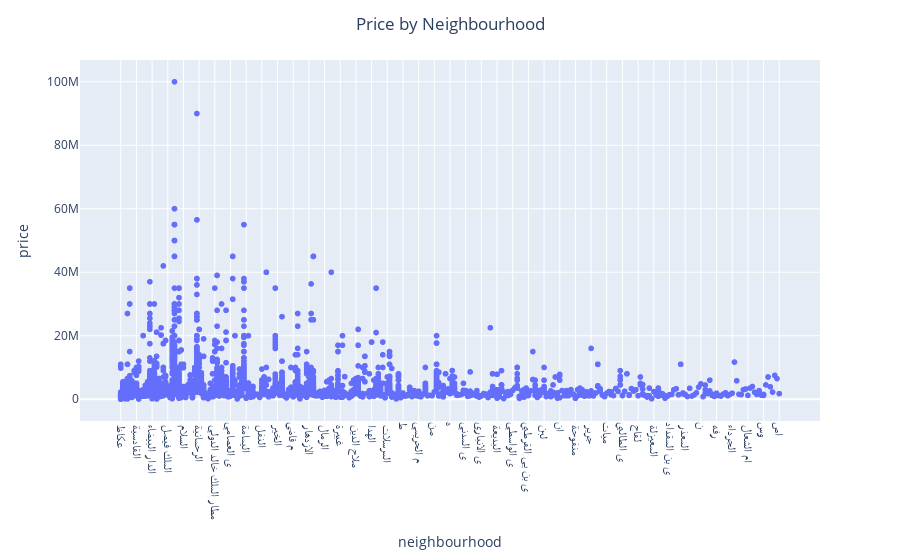

Notebook source saved alongside this figure:
### Code cell
fig = px.scatter(RYD, x='neighbourhood', y='price')
fig.update_layout(title_text='Price by Neighbourhood', title_x=0.5)
fig.update_xaxes(tickangle=90)
fig.show()

### Figure 1 — Plotly figure (JSON) as saved in the notebook; plotly's stock layout.template omitted (floating-point values rounded to 4 significant figures; data arrays with more than 128 entries replaced by an {"elided": "..."} marker saying what was removed)
{"data": [{"hovertemplate": "neighbourhood=%{x}<br>price=%{y}<extra></extra>", "legendgroup": "", "marker": {"color": "#636efa", "symbol": "circle"}, "mode": "markers", "name": "", "showlegend": false, "type": "scattergl", "x": {"elided": "46824 str values"}, "xaxis": "x", "y": {"elided": "46824 int values"}, "yaxis": "y"}], "layout": {"legend": {"tracegroupgap": 0}, "margin": {"t": 60}, "title": {"text": "Price by Neighbourhood", "x": 0.5}, "xaxis": {"anchor": "y", "domain": [0, 1], "tickangle": 90, "title": {"text": "neighbourhood"}}, "yaxis": {"anchor": "x", "domain": [0, 1], "title": {"text": "price"}}}}
